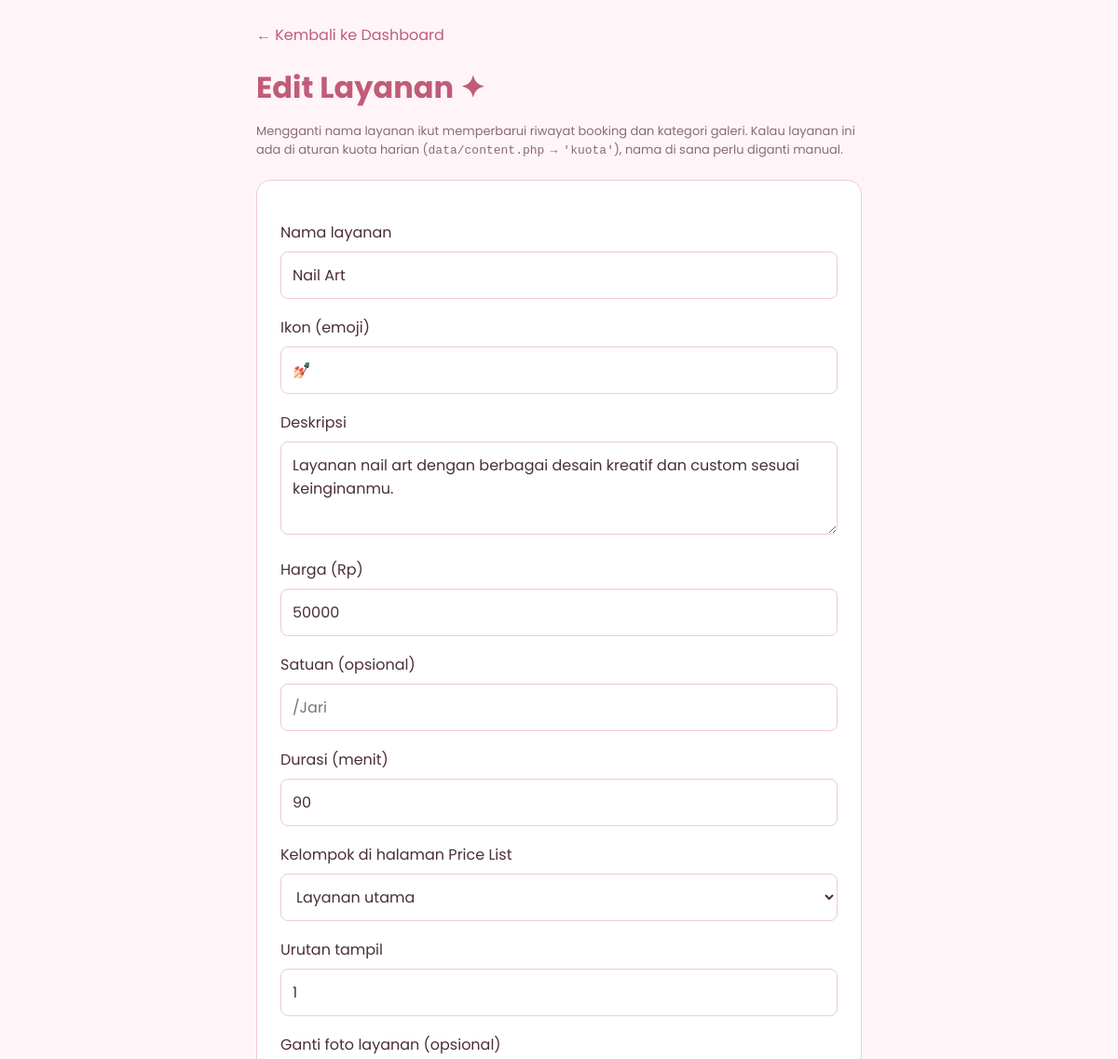
/admin/edit_layanan.php?id=1 (signed in, upper part), run on an earlier commit of the app's database.
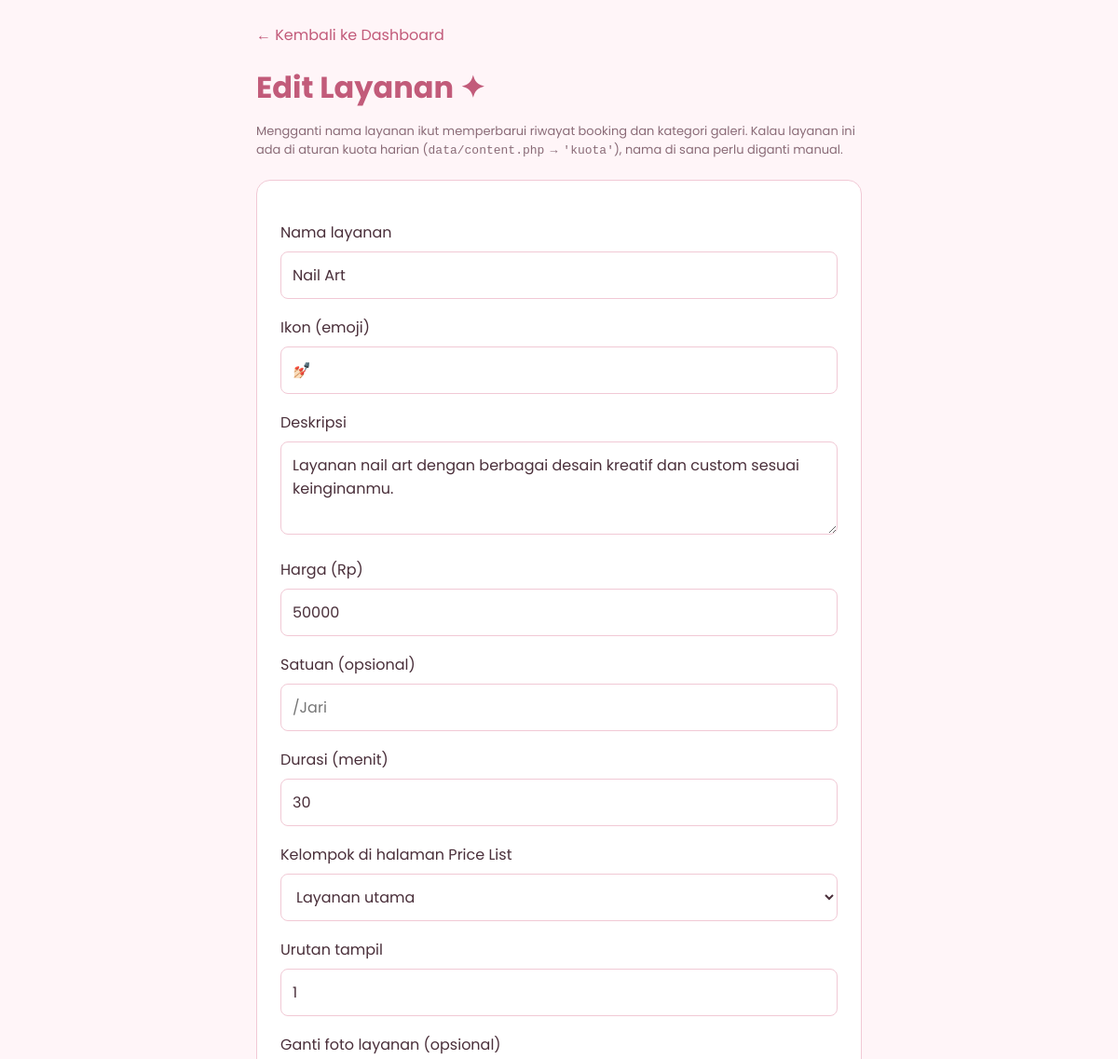
And on a later commit of the database.
### tables this page shows
CREATE TABLE IF NOT EXISTS `layanan` (
  `id_layanan` int NOT NULL AUTO_INCREMENT,
  `nama_layanan` varchar(100) NOT NULL,
  `deskripsi` text NOT NULL,
  `harga` decimal(12,2) NOT NULL,
  `satuan` varchar(20) NOT NULL DEFAULT '',
  `gambar` varchar(255) NOT NULL DEFAULT '',
  `gambar_harga` varchar(255) NOT NULL DEFAULT '',
  `ikon` varchar(20) NOT NULL DEFAULT '✦',
  `kategori` varchar(30) NOT NULL,
  `kelompok` enum('utama','lainnya') NOT NULL DEFAULT 'utama',
  `urutan` int NOT NULL DEFAULT '0',
  `tampil_layanan` tinyint(1) NOT NULL DEFAULT '1',
  `tampil_harga` tinyint(1) NOT NULL DEFAULT '1',
  `bisa_booking` tinyint(1) NOT NULL DEFAULT '1',
  `unggulan` tinyint(1) NOT NULL DEFAULT '0',
  `aktif` tinyint(1) NOT NULL DEFAULT '1',
  `durasi_menit` int NOT NULL DEFAULT '30',
  PRIMARY KEY (`id_layanan`)
);

### admin/includes/lib.php (called while the page is built, shortened)
<?php
require_once __DIR__ . '/header.php';
require_once __DIR__ . '/footer.php';
function h($value): string {
    return htmlspecialchars((string) $value, ENT_QUOTES, 'UTF-8');
}
function render_admin(string $key): void {
    require __DIR__ . '/../pages/' . $key . '.php';
}

### admin/edit_layanan.php (called while the page is built)
<?php
require __DIR__ . '/includes/lib.php';
render_admin('edit_layanan');

### admin/pages/edit_layanan.php (the view, shortened to what this page needs)
<?php
$id = filter_input(INPUT_GET, 'id', FILTER_VALIDATE_INT);
$stmt = $pdo->prepare('SELECT * FROM layanan WHERE id_layanan = :id');
$stmt->execute(['id' => $id]);
$r = $stmt->fetch();
$old   = $_SESSION['layanan_old'] ?? [];
$val = fn(string $k) => h($old[$k] ?? $r[$k]);
?>
<div class="container">
    <a class="back" href="dashboard.php#l<?= (int) $r['id_layanan'] ?>">← Kembali ke Dashboard</a>
    <h1>Edit Layanan ✦</h1>
    <p class="hint">
        Mengganti nama layanan ikut memperbarui riwayat booking dan kategori galeri.
        Kalau layanan ini ada di aturan kuota harian (<code>data/content.php</code> → <code>'kuota'</code>),
        nama di sana perlu diganti manual.
    </p>
    <form action="ubah_layanan.php" method="post" enctype="multipart/form-data">
        <label for="nama_layanan">Nama layanan</label>
        <input type="text" id="nama_layanan" name="nama_layanan" maxlength="100" value="<?= $val('nama_layanan') ?>" required>
        <label for="ikon">Ikon (emoji)</label>
        <input type="text" id="ikon" name="ikon" maxlength="20" value="<?= $val('ikon') ?>" placeholder="✦">
        <label for="deskripsi">Deskripsi</label>
        <textarea id="deskripsi" name="deskripsi" maxlength="1000" required><?= $val('deskripsi') ?></textarea>
        <label for="harga">Harga (Rp)</label>
        <input type="number" id="harga" name="harga" min="0" max="99999999" step="1" value="<?= h((int) ($old['harga'] ?? $r['harga'])) ?>" required>
        <label for="satuan">Satuan (opsional)</label>
        <input type="text" id="satuan" name="satuan" maxlength="20" value="<?= $val('satuan') ?>" placeholder="/Jari">
        <label for="durasi_menit">Durasi (menit)</label>
        <input type="number" id="durasi_menit" name="durasi_menit" min="5" max="600" step="5" value="<?= $val('durasi_menit') ?>" required>
        <label for="kelompok">Kelompok di halaman Price List</label>
        <select id="kelompok" name="kelompok" required>
            <?php $kel = $old['kelompok'] ?? $r['kelompok']; ?>
            <option value="utama"<?= $kel === 'utama' ? ' selected' : '' ?>>Layanan utama</option>
        </select>
        <label for="urutan">Urutan tampil</label>
        <input type="number" id="urutan" name="urutan" min="0" max="999" value="<?= $val('urutan') ?>" required>
        <label for="gambar">Ganti foto layanan (opsional)</label>
    </form>
</div>

What changed in the data, as far as the page shows it:
changed layanan "Nail Art": durasi_menit "90" → "30"
